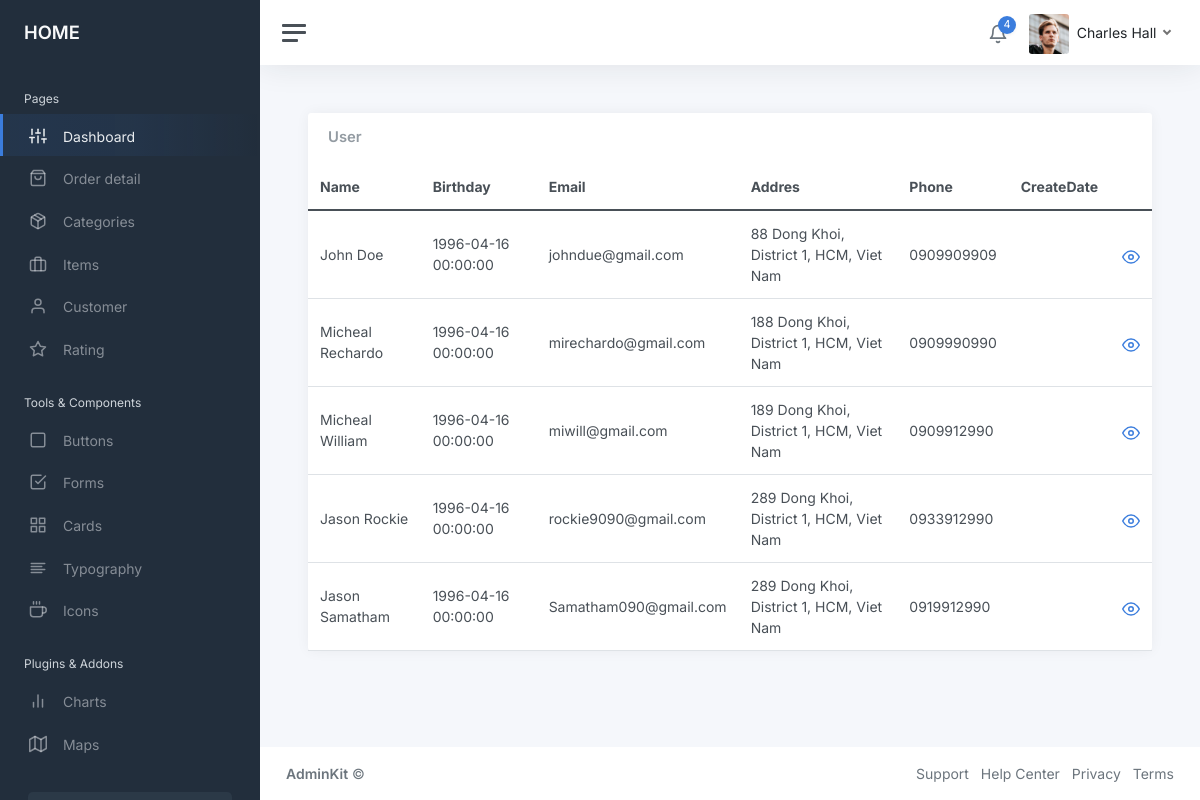
The app's page /static/index.php?quanly=user with its own data.
### tables this page shows
CREATE TABLE `users` (
  `id` int(11) NOT NULL,
  `name` varchar(255) NOT NULL,
  `dateOfBirth` datetime NOT NULL,
  `email` varchar(255) NOT NULL,
  `role` enum('client','admin') NOT NULL DEFAULT 'client',
  `password` varchar(255) NOT NULL,
  `image` varchar(255) DEFAULT NULL,
  `status` tinyint(1) DEFAULT 1,
  `address` varchar(255) NOT NULL,
  `phone_no` varchar(255) NOT NULL
);

### static/pages-blank.php (the view)
<?php
include_once('../database/connect.php');
?>
			<main class="content">
				<div class="container-fluid p-0">
					<div class="col-12 col-lg-12 col-xxl-12 d-flex">
							<div class="card flex-fill">
								<div class="card-header">
									<h5 class="card-title mb-0">User</h5>
								</div>
								<table class="table table-hover my-0">
									<thead>
										<tr>
											<th>Name</th>
											<th class="d-none d-xl-table-cell">Birthday</th>
											<th class="d-none d-xl-table-cell">Email</th>
											<th class="d-none d-xl-table-cell">Addres</th>
											<th class="d-none d-md-table-cell">Phone</th>
											<th class="d-none d-md-table-cell">CreateDate</th>
										</tr>
									</thead>
									<tbody>
									<?php
										$custom=mysqli_query($con,"SELECT * from users");
										while($row_custom=mysqli_fetch_array($custom)){
									?>
										<tr>
											<td><?php echo $row_custom['name'] ?></td>
											<td class="d-none d-xl-table-cell"><?php echo $row_custom['dateOfBirth'] ?></td>
											<td class="d-none d-xl-table-cell"><?php echo $row_custom['email'] ?></td>
											<td class="d-none d-xl-table-cell"><?php echo $row_custom['address'] ?></td>
											<td class="d-none d-md-table-cell"><?php echo $row_custom['phone_no'] ?></td>
											<td class="d-none d-md-table-cell"><?php echo $row_custom['createdAt'] ?></td>
											<td><a href="" class="align-middle"> <i class="align-middle" data-feather="eye"></i></a></td>
										</tr>
										<?php
										}
										?>
									</tbody>
								</table>
							</div>
						</div>
				</div>
			</main>

### records on screen
users: name "John Doe", dateOfBirth "1996-04-16 00:00:00", email "johndue@gmail.com", address "88 Dong Khoi, District 1, HCM, Viet Nam", phone_no "0909909909"
users: name "Micheal Rechardo", dateOfBirth "1996-04-16 00:00:00", email "mirechardo@gmail.com", address "188 Dong Khoi, District 1, HCM, Viet Nam", phone_no "0909990990"
users: name "Micheal William", dateOfBirth "1996-04-16 00:00:00", email "miwill@gmail.com", address "189 Dong Khoi, District 1, HCM, Viet Nam", phone_no "0909912990"
users: name "Jason Rockie", dateOfBirth "1996-04-16 00:00:00", email "rockie9090@gmail.com", address "289 Dong Khoi, District 1, HCM, Viet Nam", phone_no "0933912990"
users: name "Jason Samatham", dateOfBirth "1996-04-16 00:00:00", email "Samatham090@gmail.com", address "289 Dong Khoi, District 1, HCM, Viet Nam", phone_no "0919912990"
